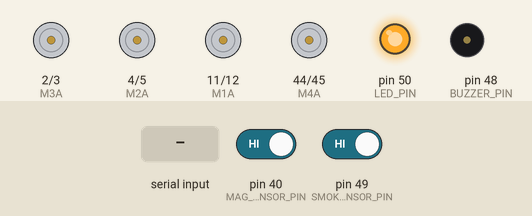
Simulated run of this sketch. Board: Arduino Mega 2560, built with avr-gcc and run on an emulated ATmega2560. Parts: motor-driver pin pairs drawn as motors (green arrow = first pin HIGH = forward, orange = second pin HIGH = backward, longer = more drive), output pins drawn as LEDs (lit = HIGH), buzzer (waves = sounding, pin HIGH). The test bench sets the inputs (shaded band); at power-on: pin 40 (MAG_SENSOR_PIN) HIGH, pin 49 (SMOKE_SENSOR_PIN) HIGH.

Above: at 1.2 s.
1.3 s: pin 40 (MAG_SENSOR_PIN) driven LOW
At 2.3 s:
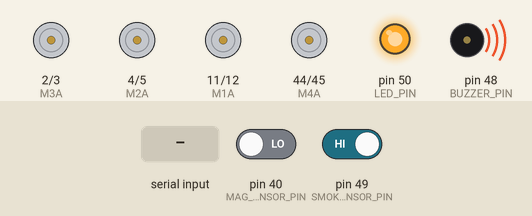
2.8 s: pin 49 (SMOKE_SENSOR_PIN) driven LOW
At 3.4 s:
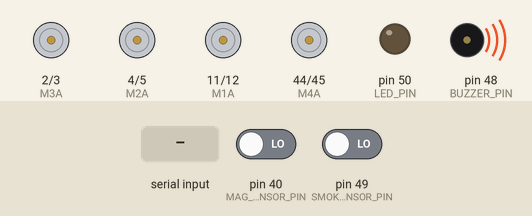
4.3 s: "F" received over Serial
At 4.6 s:
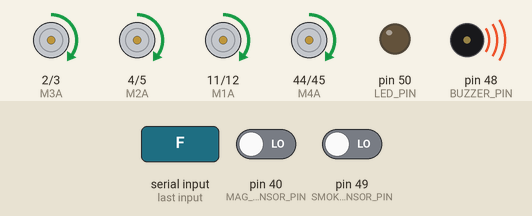
5.8 s: "B" received over Serial
At 6.9 s:
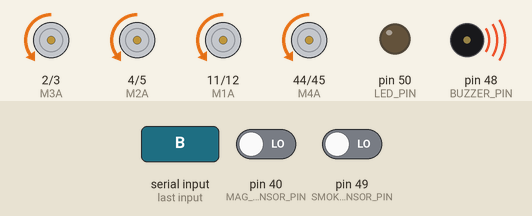
7.3 s: "L" received over Serial
At 8.1 s:
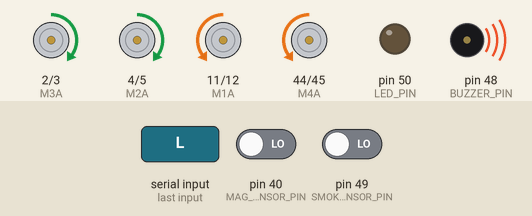
8.8 s: pin 49 (SMOKE_SENSOR_PIN) driven HIGH
At 9.2 s:
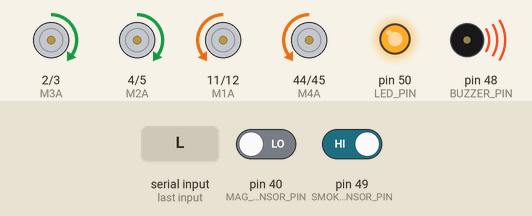
Timing chart, 0 to 11.3 s (numbered marks = the images above; inputs shaded):
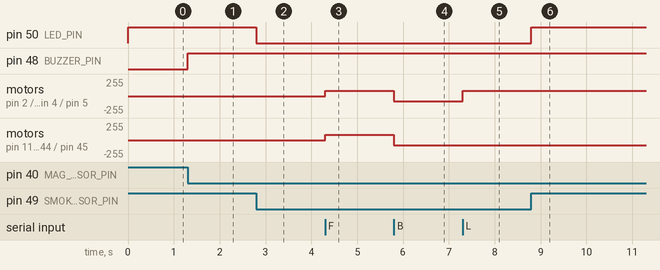

The sketch:

mobile_base.ino
```cpp
// --------- Motor Pins (PWM) ---------
#define M3A 2
#define M3B 3
#define M4A 44
#define M4B 45
#define M1A 11
#define M1B 12
#define M2A 4
#define M2B 5

// --------- Sensors, Buzzer & LED ---------
#define MAG_SENSOR_PIN 40    // حساس المغناطيس
#define BUZZER_PIN 48        // البازر
#define SMOKE_SENSOR_PIN 49  // حساس الغاز
#define LED_PIN 50           // الليد الخاص بالغاز على بنة 50

char bt;
int carSpeed = 80;

void setup() {
  Serial.begin(9600);

  // إعداد دبابيس المواتير
  pinMode(M1A, OUTPUT);
  pinMode(M1B, OUTPUT);
  pinMode(M2A, OUTPUT);
  pinMode(M2B, OUTPUT);
  pinMode(M3A, OUTPUT);
  pinMode(M3B, OUTPUT);
  pinMode(M4A, OUTPUT);
  pinMode(M4B, OUTPUT);

  // إعداد الحساسات والبازر والليد
  pinMode(MAG_SENSOR_PIN, INPUT_PULLUP);
  pinMode(SMOKE_SENSOR_PIN, INPUT);
  pinMode(BUZZER_PIN, OUTPUT);
  pinMode(LED_PIN, OUTPUT);

  // البداية أمان: قفل البازر وتعديل إشارة الليد المبدئية عشان يطفي
  digitalWrite(BUZZER_PIN, LOW);
  digitalWrite(LED_PIN, HIGH);

  stopMotor();
}

void loop() {
  // قراءة الحساسات
  int smokeState = digitalRead(SMOKE_SENSOR_PIN);
  int magState = digitalRead(MAG_SENSOR_PIN);

  // --------------------------------------------------
  // 1. التحكم في البازر (يزمر لو في غاز أو مغناطيس)
  // --------------------------------------------------
  if (smokeState == LOW || magState == LOW) {
    digitalWrite(BUZZER_PIN, HIGH);  // شغل البازر
  } else {
    digitalWrite(BUZZER_PIN, LOW);   // افصل البازر
  }

  // --------------------------------------------------
  // 2. التحكم
  // --------------------------------------------------
  if (smokeState == LOW) {
    digitalWrite(LED_PIN, LOW);
  } else {
    digitalWrite(LED_PIN, HIGH);
  }

  // --------------------------------------------------
  // 3. استقبال أوامر البلوتوث (التحكم في الحركة)
  // --------------------------------------------------
  if (Serial.available()) {
    bt = Serial.read();
    if (bt == 'F') forward();
    else if (bt == 'B') backward();
    else if (bt == 'L') left();
    else if (bt == 'R') right();
    else if (bt == 'A') rotateLeft();
    else if (bt == 'D') rotateRight();
    else if (bt == 'S') stopMotor();
  }
}

// --------- Mecanum Movements ---------
void forward() {
  motor(M1A, M1B, 1);
  motor(M2A, M2B, 1);
  motor(M3A, M3B, 1);
  motor(M4A, M4B, 1);
}

void backward() {
  motor(M1A, M1B, 0);
  motor(M2A, M2B, 0);
  motor(M3A, M3B, 0);
  motor(M4A, M4B, 0);
}

void left() {
  motor(M1A, M1B, 0);
  motor(M2A, M2B, 1);
  motor(M3A, M3B, 1);
  motor(M4A, M4B, 0);
}

void right() {
  motor(M1A, M1B, 1);
  motor(M2A, M2B, 0);
  motor(M3A, M3B, 0);
  motor(M4A, M4B, 1);
}

void rotateLeft() {
  motor(M1A, M1B, 0);
  motor(M2A, M2B, 1);
  motor(M3A, M3B, 0);
  motor(M4A, M4B, 1);
}

void rotateRight() {
  motor(M1A, M1B, 1);
  motor(M2A, M2B, 0);
  motor(M3A, M3B, 1);
  motor(M4A, M4B, 0);
}

void stopMotor() {
  analogWrite(M1A, 0);
  analogWrite(M1B, 0);
  analogWrite(M2A, 0);
  analogWrite(M2B, 0);
  analogWrite(M3A, 0);
  analogWrite(M3B, 0);
  analogWrite(M4A, 0);
  analogWrite(M4B, 0);
}

void motor(int pinA, int pinB, bool dir) {
  if (dir) {
    analogWrite(pinA, carSpeed);
    analogWrite(pinB, 0);
  } else {
    analogWrite(pinA, 0);
    analogWrite(pinB, carSpeed);
  }
}
```

Measured:
- after the input at 1.3 s, pin 48 (BUZZER_PIN): LOW → HIGH at once
- after the input at 2.8 s, pin 50 (LED_PIN): HIGH → LOW at once
- after the input at 4.3 s, motor on pin 2 (M3A) / pin 3 (M3B), motor on pin 4 (M2A) / pin 5 (M2B), motor on pin 11 (M1A) / pin 12 (M1B), motor on pin 44 (M4A) / pin 45 (M4B): stopped → forward 80/255 at once
- after the input at 5.8 s, motor on pin 2 (M3A) / pin 3 (M3B), motor on pin 4 (M2A) / pin 5 (M2B), motor on pin 11 (M1A) / pin 12 (M1B), motor on pin 44 (M4A) / pin 45 (M4B): forward 80/255 → backward 80/255 at once
- after the input at 7.3 s, motor on pin 2 (M3A) / pin 3 (M3B), motor on pin 4 (M2A) / pin 5 (M2B): backward 80/255 → forward 80/255 at once
- after the input at 8.8 s, pin 50 (LED_PIN): LOW → HIGH at once
